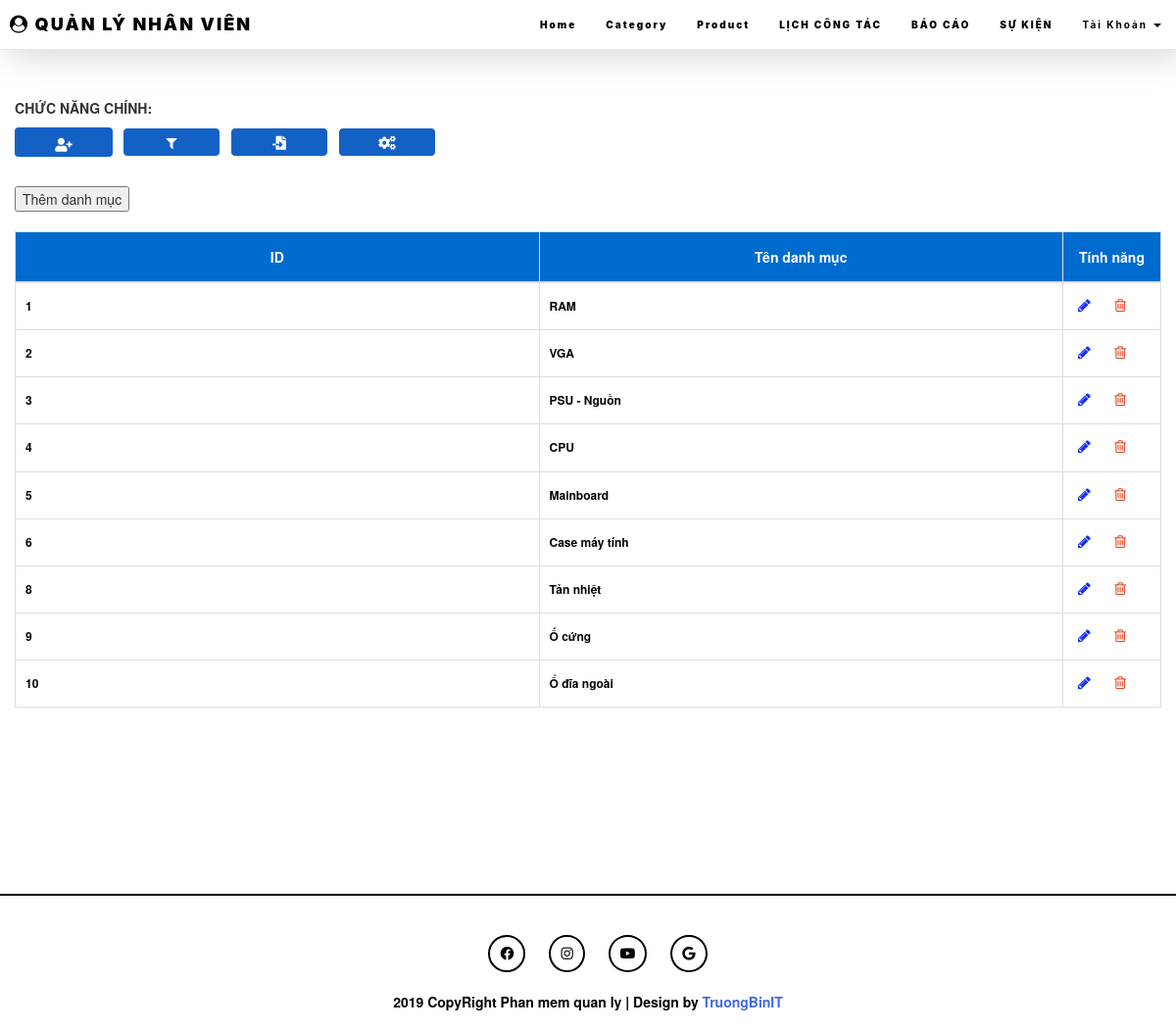
Screenshot of /admin/category.php with the database file from the repository.
### tables this page shows
CREATE TABLE `category` (
  `cat_id` int(5) NOT NULL,
  `cat_name` varchar(50) NOT NULL
);

### admin/config.php (called while the page is built, shortened)
<?php
class Database {
    private $host = 'localhost';
    private $username = 'root';
    private $password = '';
    private $database = 'computer_store';
    public $conn;
    public function __construct() {
        $this->conn = new mysqli($this->host, $this->username, $this->password, $this->database);
    }
    public function getConnection() {
        return $this->conn;
    }
}

### admin/item.php (called while the page is built, shortened)
<?php
include('config.php');
class Category {
    private $conn;
    public function __construct() {
        $this->conn = (new Database())->getConnection();
    }
    public function getAllCategories() {
        $query = "SELECT * FROM category";
        $result = $this->conn->query($query);
        return $result;
    }
}

### admin/category.php (the view, shortened to what this page needs)
<?php
include('item.php');
$categoryObj = new Category();
$categories = $categoryObj->getAllCategories();
?>
<!DOCTYPE html>
<html lang="en">
<head>
    <link href="https://stackpath.bootstrapcdn.com/font-awesome/4.7.0/css/font-awesome.min.css" rel="stylesheet"
>
    <link rel="stylesheet" href="https://use.fontawesome.com/releases/v5.8.2/css/all.css"
>
    <link rel="stylesheet" href="css/style.css">
    <link rel="stylesheet" href="https://maxcdn.bootstrapcdn.com/bootstrap/3.4.0/css/bootstrap.min.css">
    <link rel="stylesheet" href="https://cdnjs.cloudflare.com/ajax/libs/bootstrap-sweetalert/1.0.1/sweetalert.min.css">
    <link rel="stylesheet" href="https://maxcdn.bootstrapcdn.com/font-awesome/4.7.0/css/font-awesome.min.css">
</head>
<body onload="time()">
    <nav class="navbar navbar-default navbar-fixed-top">
        <div class="container-fluid">
            <div class="navbar-header">
                <a class="navbar-brand" href="#"><i class="fa fa-user-circle" aria-hidden="true"></i> QUẢN
                    LÝ NHÂN VIÊN</a>
            </div>
            <div class="collapse navbar-collapse" id="myNavbar">
                <ul class="nav navbar-nav navbar-right">
                    <li><a href="custommer.php" data-toggle="tooltip" data-placement="bottom" title="NHÂN VIÊN">Home</a>
                    </li>
                    <li><a href="category.php" data-toggle="tooltip" data-placement="bottom"
                            title="ĐIỂM DANH">Category</a></li>
                    <li><a href="a" data-toggle="tooltip" data-placement="bottom" title="TIỀN LƯƠNG">Product</a></li>
                    <li><a href="a" data-toggle="tooltip" data-placement="bottom" title="LỊCH CÔNG TÁC">LỊCH CÔNG
                            TÁC</a>
                    </li>
                    <li><a href="a" data-toggle="tooltip" data-placement="bottom" title="BÁO CÁO">BÁO CÁO</a>
                    </li>
                    <li><a href="a" data-toggle="tooltip" data-placement="bottom" title="SỰ KIỆN">SỰ KIỆN</a></li>
                    <li>
                        <a href="a" data-toggle="tooltip" data-placement="bottom" title="TÀI KHOẢN"><b>Tài Khoản</b>
                            <span class="caret"></span>
                        </a>
                    </li>
                </ul>
            </div>
        </div>
    </nav>
    <div class="container-fluid al">
        <b>CHỨC NĂNG CHÍNH:</b><Br>
        <button class="nv btn add-new" type="button" data-toggle="tooltip" data-placement="top"
            title="Thêm Nhân Viên"><i class="fas fa-user-plus"></i></button>
        <button class="nv" type="button" onclick="sortTable()" data-toggle="tooltip" data-placement="top"
            title="Lọc Dữ Liệu"><i class="fa fa-filter" aria-hidden="true"></i></button>
        <button class="nv xuat" data-toggle="tooltip" data-placement="top" title="Xuất File"><i
                class="fas fa-file-import"></i></button>
        <button class="nv cog" data-toggle="tooltip" data-placement="bottom" title=""><i
                class="fas fa-cogs"></i></button>
        <div class="table-title">
            <div class="row">
            </div>
        </div>
        <table class="table table-bordered" id="myTable">
            <button id="addCategoryBtn" onclick="showAddForm()">Thêm danh mục</button>
            <tbody>
                <table class="table table-bordered" id="myTable">
                    <thead>
                        <tr class="ex">
                            <th>ID</th>
                            <th>Tên danh mục</th>
                            <th>Tính năng</th>
                        </tr>
                    </thead>
                    <tbody>
                        <?php
                        if ($categories) {
                            while ($row = $categories->fetch_assoc()) {
                                echo "<tr id='category_{$row['cat_id']}'>";
                                echo "<td>" . $row['cat_id'] . "</td>";
                                echo "<td>" . $row['cat_name'] . "</td>";
                                echo "<td>
                            <a class='edit' title='Sửa' data-toggle='tooltip' onclick='editCategory({$row['cat_id']}, \"{$row['cat_name']}\")'><i class='fa fa-pencil' aria-hidden='true'></i></a>
                            <a class='delete' title='Xóa' data-toggle='tooltip' onclick='deleteCategory({$row['cat_id']})'><i class='fa fa-trash-o' aria-hidden='true'></i></a>
                          </td>";
                                echo "</tr>";
                            }
                        } else {
                            echo "<tr><td colspan='3'>Không có danh mục nào.</td></tr>";
                        }
                        ?>
                    </tbody>
                </table>
    </div>
    <hr class="hr1">
    <div class="container-fluid end">
        <div class="row text-center">
            <div class="col-lg-12 link">
                <i class="fab fa-facebook-f"></i>
                <i class="fab fa-instagram"></i>
                <i class="fab fa-youtube"></i>
                <i class="fab fa-google"></i>
            </div>
            <div class="col-lg-12">
                2019 CopyRight Phan mem quan ly | Design by <a href="#">TruongBinIT</a>
            </div>
        </div>
    </div>
</body>
</html>

### admin/css/style.css (style rules this page uses)
body { padding: 0; margin: 0; color: black; font-family: Montserrat-Bold; z-index: 9999; }
.navbar { margin-bottom: 0; background-color: rgb(255, 255, 255) !important; border: 0; font-size: 13px; letter-spacing: 2px; font-weight: 400; text-align: center; z-index: 999; box-shadow: 10px 0px 40px rgb(201, 200, 200); }
.navbar li a, .navbar .navbar-brand { color: #000000 !important; padding-left:10px; font-family: -apple-system, BlinkMacSystemFont, 'Segoe UI', Roboto, Oxygen, Ubuntu, Cantarell, 'Open Sans', 'Helvetica Neue', sans-serif; }
.navbar-brand { font-weight: 900 !important; }
ul { padding: 0; list-style: none; }
ul li { display: inline-block; position: relative; line-height: 21px; text-align: left; }
ul li a { display: block; padding: 8px 25px; color: #333; text-decoration: none; font-weight: 900; font-size: 10px; }
.al { padding-top: 100px !important; padding-bottom: 150px; }
.nv { background: rgb(20, 97, 197); border: 1px solid rgb(255, 255, 255); width: 100px; text-align: center; height: 30px; border-radius: 5px; color: rgb(255, 255, 255); float: left; margin-right: 10px; margin-bottom: 10px; margin-top: 10px; font-weight: 600; }
thead tr th { color: rgb(255, 255, 255); font-size: 14px; font-weight: 600; background: #006bcf; text-align: center !important; }
tbody tr td { text-align: left; color: black; font-weight: 600; }
#myTable { border-collapse: collapse; width: 100%; border: 1px solid #ddd; font-size: 12px; padding: 0px !important; }
#myTable th, #myTable td { text-align: left; padding: 10px; padding-bottom: 15px; padding-top: 15px; }
#myTable tr { border-bottom: 1px solid #ddd; }
.end { color: rgb(0, 0, 0); padding-bottom: 20px; padding-top: 20px; font-weight: 600; }
.col-lg-12 a { color: royalblue; }
.hr1 { border: 1px solid black; }
.link i { margin-left: 20px; padding: 10px 10px 10px 10px; border: 2px solid black; border-radius: 50%; }
.link { padding-bottom: 20px; }
.table-title { padding-bottom: 10px; margin: 0 0 10px; }
table.table { table-layout: fixed; }
table.table tr th, table.table tr td { border-color: #e9e9e9; }
table.table th:last-child { width: 100px; }
table.table td a { cursor: pointer; display: inline-block; margin: 0 5px; min-width: 24px; }
table.table td a.edit { color: rgb(23, 45, 250); }
table.table td a.delete { color: #E34724; }
table.table td i { font-size: 15px; }

### rows the page displays
category: cat_id "1", cat_name "RAM"
category: cat_id "2", cat_name "VGA"
category: cat_id "3", cat_name "PSU - Nguồn"
category: cat_id "4", cat_name "CPU"
category: cat_id "5", cat_name "Mainboard"
category: cat_id "6", cat_name "Case máy tính"
category: cat_id "8", cat_name "Tản nhiệt"
category: cat_id "9", cat_name "Ố cứng"
category: cat_id "10", cat_name "Ổ đĩa ngoài"
